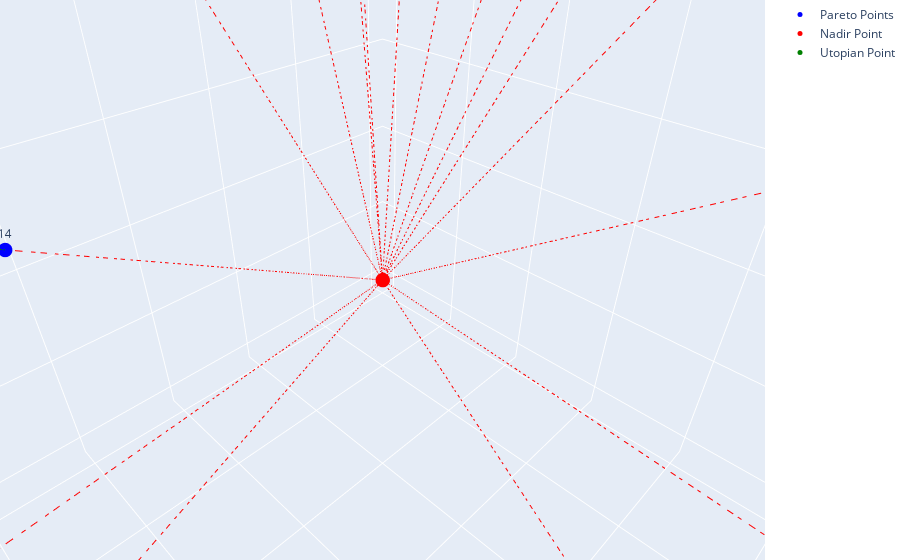

Notebook code cell kept with this figure:
### Code cell
tp_plot.results_visualization_topsis(
    ranked_alternatives,
    weighted_normalized_matrix,
    beneficial_criteria,
    weights,
    normalized_weights,
    S,
    user_input,
    directory,
    decision_matrix,
    ideal_best,
    ideal_worst)

### Figure 1 — Plotly figure (JSON) as saved in the notebook; plotly's stock layout.template omitted (floating-point values rounded to 4 significant figures)
{"data": [{"hoverinfo": "text", "marker": {"color": "blue", "size": 5}, "mode": "markers+text", "name": "Pareto Points", "text": [1, 2, 3, 4, 5, 6, 7, 8, 9, 10, 11, 12, 13, 14, 15, 16], "type": "scatter3d", "x": [0.1503, 0.1373, 0.1046, 0.06972, 0.0305, 0.006536, 0, 0.007625, 0.01634, 0.02397, 0.07516, 0.1275, 0.1786, 0.2309, 0.2821, 0.3333], "y": [0.3333, 0.2989, 0.2606, 0.2222, 0.1862, 0.1502, 0.1127, 0.07512, 0.03756, 0, 0.05321, 0.08216, 0.115, 0.1354, 0.1557, 0.1753], "z": [0, 0.1247, 0.2135, 0.2812, 0.3227, 0.3303, 0.3332, 0.3332, 0.3333, 0.3333, 0.3081, 0.2779, 0.2341, 0.1898, 0.1422, 0.09702]}, {"marker": {"color": "red", "size": 5}, "mode": "markers", "name": "Nadir Point", "type": "scatter3d", "x": [0], "y": [0], "z": [0]}, {"marker": {"color": "green", "size": 5}, "mode": "markers", "name": "Utopian Point", "type": "scatter3d", "x": [0.3333], "y": [0.3333], "z": [0.3333]}, {"line": {"color": "red", "dash": "dashdot", "width": 2}, "mode": "lines", "showlegend": false, "type": "scatter3d", "x": [0.1503, 0], "y": [0.3333, 0], "z": [0, 0]}, {"line": {"color": "red", "dash": "dashdot", "width": 2}, "mode": "lines", "showlegend": false, "type": "scatter3d", "x": [0.1373, 0], "y": [0.2989, 0], "z": [0.1247, 0]}, {"line": {"color": "red", "dash": "dashdot", "width": 2}, "mode": "lines", "showlegend": false, "type": "scatter3d", "x": [0.1046, 0], "y": [0.2606, 0], "z": [0.2135, 0]}, {"line": {"color": "red", "dash": "dashdot", "width": 2}, "mode": "lines", "showlegend": false, "type": "scatter3d", "x": [0.06972, 0], "y": [0.2222, 0], "z": [0.2812, 0]}, {"line": {"color": "red", "dash": "dashdot", "width": 2}, "mode": "lines", "showlegend": false, "type": "scatter3d", "x": [0.0305, 0], "y": [0.1862, 0], "z": [0.3227, 0]}, {"line": {"color": "red", "dash": "dashdot", "width": 2}, "mode": "lines", "showlegend": false, "type": "scatter3d", "x": [0.006536, 0], "y": [0.1502, 0], "z": [0.3303, 0]}, {"line": {"color": "red", "dash": "dashdot", "width": 2}, "mode": "lines", "showlegend": false, "type": "scatter3d", "x": [0, 0], "y": [0.1127, 0], "z": [0.3332, 0]}, {"line": {"color": "red", "dash": "dashdot", "width": 2}, "mode": "lines", "showlegend": false, "type": "scatter3d", "x": [0.007625, 0], "y": [0.07512, 0], "z": [0.3332, 0]}, {"line": {"color": "red", "dash": "dashdot", "width": 2}, "mode": "lines", "showlegend": false, "type": "scatter3d", "x": [0.01634, 0], "y": [0.03756, 0], "z": [0.3333, 0]}, {"line": {"color": "red", "dash": "dashdot", "width": 2}, "mode": "lines", "showlegend": false, "type": "scatter3d", "x": [0.02397, 0], "y": [0, 0], "z": [0.3333, 0]}, {"line": {"color": "red", "dash": "dashdot", "width": 2}, "mode": "lines", "showlegend": false, "type": "scatter3d", "x": [0.07516, 0], "y": [0.05321, 0], "z": [0.3081, 0]}, {"line": {"color": "red", "dash": "dashdot", "width": 2}, "mode": "lines", "showlegend": false, "type": "scatter3d", "x": [0.1275, 0], "y": [0.08216, 0], "z": [0.2779, 0]}, {"line": {"color": "red", "dash": "dashdot", "width": 2}, "mode": "lines", "showlegend": false, "type": "scatter3d", "x": [0.1786, 0], "y": [0.115, 0], "z": [0.2341, 0]}, {"line": {"color": "red", "dash": "dashdot", "width": 2}, "mode": "lines", "showlegend": false, "type": "scatter3d", "x": [0.2309, 0], "y": [0.1354, 0], "z": [0.1898, 0]}, {"line": {"color": "red", "dash": "dashdot", "width": 2}, "mode": "lines", "showlegend": false, "type": "scatter3d", "x": [0.2821, 0], "y": [0.1557, 0], "z": [0.1422, 0]}, {"line": {"color": "red", "dash": "dashdot", "width": 2}, "mode": "lines", "showlegend": false, "type": "scatter3d", "x": [0.3333, 0], "y": [0.1753, 0], "z": [0.09702, 0]}, {"line": {"color": "green", "dash": "dashdot", "width": 2}, "mode": "lines", "showlegend": false, "type": "scatter3d", "x": [0.1503, 0.3333], "y": [0.3333, 0.3333], "z": [0, 0.3333]}, {"line": {"color": "green", "dash": "dashdot", "width": 2}, "mode": "lines", "showlegend": false, "type": "scatter3d", "x": [0.1373, 0.3333], "y": [0.2989, 0.3333], "z": [0.1247, 0.3333]}, {"line": {"color": "green", "dash": "dashdot", "width": 2}, "mode": "lines", "showlegend": false, "type": "scatter3d", "x": [0.1046, 0.3333], "y": [0.2606, 0.3333], "z": [0.2135, 0.3333]}, {"line": {"color": "green", "dash": "dashdot", "width": 2}, "mode": "lines", "showlegend": false, "type": "scatter3d", "x": [0.06972, 0.3333], "y": [0.2222, 0.3333], "z": [0.2812, 0.3333]}, {"line": {"color": "green", "dash": "dashdot", "width": 2}, "mode": "lines", "showlegend": false, "type": "scatter3d", "x": [0.0305, 0.3333], "y": [0.1862, 0.3333], "z": [0.3227, 0.3333]}, {"line": {"color": "green", "dash": "dashdot", "width": 2}, "mode": "lines", "showlegend": false, "type": "scatter3d", "x": [0.006536, 0.3333], "y": [0.1502, 0.3333], "z": [0.3303, 0.3333]}, {"line": {"color": "green", "dash": "dashdot", "width": 2}, "mode": "lines", "showlegend": false, "type": "scatter3d", "x": [0, 0.3333], "y": [0.1127, 0.3333], "z": [0.3332, 0.3333]}, {"line": {"color": "green", "dash": "dashdot", "width": 2}, "mode": "lines", "showlegend": false, "type": "scatter3d", "x": [0.007625, 0.3333], "y": [0.07512, 0.3333], "z": [0.3332, 0.3333]}, {"line": {"color": "green", "dash": "dashdot", "width": 2}, "mode": "lines", "showlegend": false, "type": "scatter3d", "x": [0.01634, 0.3333], "y": [0.03756, 0.3333], "z": [0.3333, 0.3333]}, {"line": {"color": "green", "dash": "dashdot", "width": 2}, "mode": "lines", "showlegend": false, "type": "scatter3d", "x": [0.02397, 0.3333], "y": [0, 0.3333], "z": [0.3333, 0.3333]}, {"line": {"color": "green", "dash": "dashdot", "width": 2}, "mode": "lines", "showlegend": false, "type": "scatter3d", "x": [0.07516, 0.3333], "y": [0.05321, 0.3333], "z": [0.3081, 0.3333]}, {"line": {"color": "green", "dash": "dashdot", "width": 2}, "mode": "lines", "showlegend": false, "type": "scatter3d", "x": [0.1275, 0.3333], "y": [0.08216, 0.3333], "z": [0.2779, 0.3333]}, {"line": {"color": "green", "dash": "dashdot", "width": 2}, "mode": "lines", "showlegend": false, "type": "scatter3d", "x": [0.1786, 0.3333], "y": [0.115, 0.3333], "z": [0.2341, 0.3333]}, {"line": {"color": "green", "dash": "dashdot", "width": 2}, "mode": "lines", "showlegend": false, "type": "scatter3d", "x": [0.2309, 0.3333], "y": [0.1354, 0.3333], "z": [0.1898, 0.3333]}, {"line": {"color": "green", "dash": "dashdot", "width": 2}, "mode": "lines", "showlegend": false, "type": "scatter3d", "x": [0.2821, 0.3333], "y": [0.1557, 0.3333], "z": [0.1422, 0.3333]}, {"line": {"color": "green", "dash": "dashdot", "width": 2}, "mode": "lines", "showlegend": false, "type": "scatter3d", "x": [0.3333, 0.3333], "y": [0.1753, 0.3333], "z": [0.09702, 0.3333]}], "layout": {"margin": {"b": 0, "l": 0, "r": 0, "t": 0}, "scene": {"aspectmode": "manual", "aspectratio": {"x": 5, "y": 5, "z": 5}, "xaxis": {"title": {"text": "Resources"}}, "yaxis": {"title": {"text": "Ecosystems"}}, "zaxis": {"title": {"text": "Profit"}}}, "title": {"text": "3D Pareto Front"}}}
